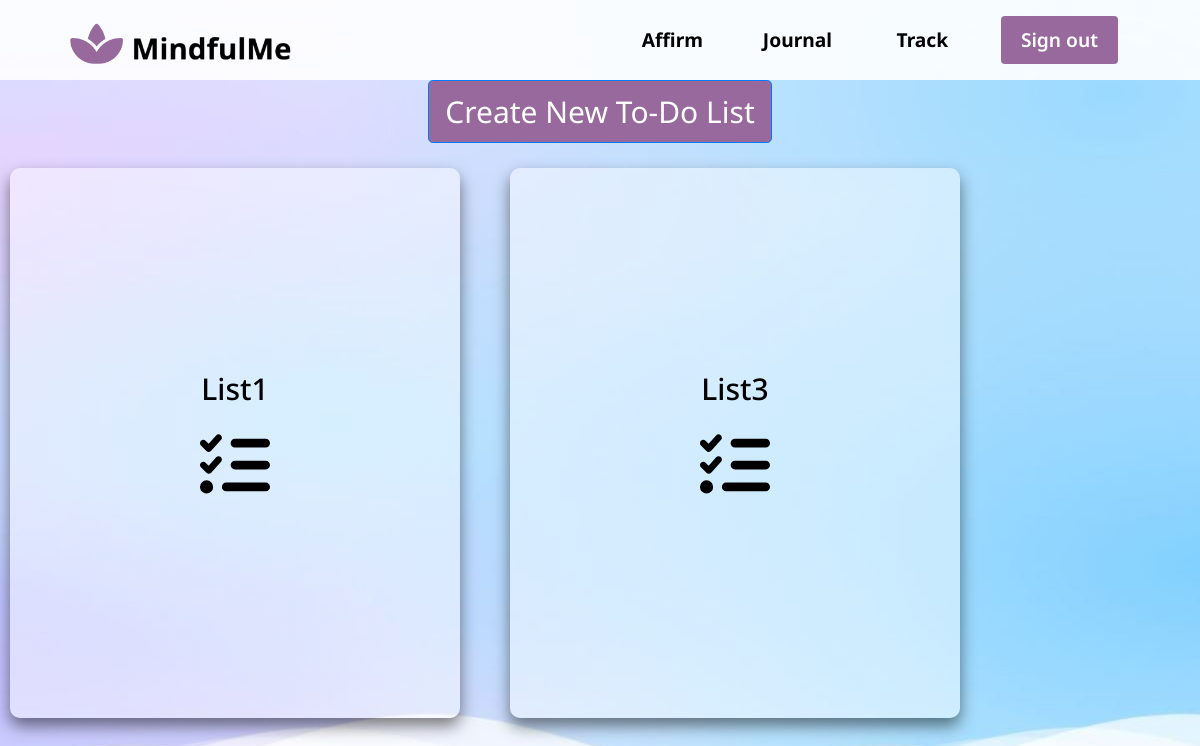
Before: /track/ (signed in) with the older database file.
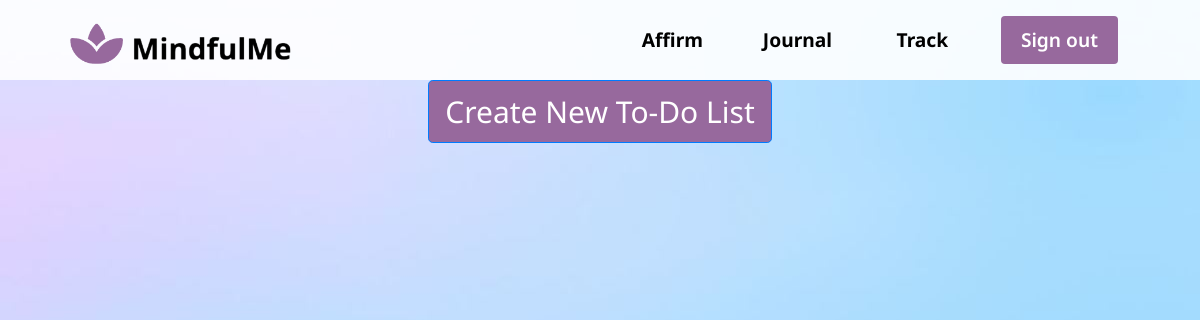
After: the same page with the newer database file.
### main/models.py (models this page shows, shortened)
class ToDoList(models.Model):
	user = models.ForeignKey(User, on_delete=models.CASCADE, related_name="todolist", null=False)
	name = models.CharField(max_length=200)

### main/views.py (the view)
# urls.py: path('track/', views.track, name="track"),
def track(request):
    return render(request, "main/view.html", {})

### main/templates/main/view.html (shortened to what this page needs)
{% load static %}
<!DOCTYPE html>
<html>
<head>
  <link rel="stylesheet" href="{% static 'css/global.css' %}">
  <link rel="stylesheet" href="{% static 'css/styles.css' %}">
  <link rel="stylesheet" href="https://cdn.jsdelivr.net/npm/bootstrap@4.3.1/dist/css/bootstrap.min.css">
</head>
<nav class="navbar">
    <div class="navbar__container">
      <a href="/profile">
        <img src = "{% static 'graphics/logo.png' %}" height = "50px" width = "230px" style="margin-top: 10px;"/>
      </a>
      <ul class="navbar__menu">
        <li class="navbar__item">
          <a href="/affirm" class="navbar__links" id="affirm-page">Affirm</a>
        </li>
        <li class="navbar__item">
          <a href="/journal" class="navbar__links" id="journal-page">Journal</a>
        </li>
        <li class="navbar__item">
          <a href="/track" class="navbar__links" id="track-page">Track</a>
        </li>
        <li class="navbar__btn">
          <a href="/login" class="button" id="signup">Sign out</a>
        </li>
      </ul>
    </div>
  </nav>
<body>
  <a href="/create">
    <button style="font-size: 30px; background-color: rgb(151, 105, 157);" type="button" name="redirect" class="btn btn-primary btn-lg">Create New To-Do List</button>
  </a>
  <div class="row">
  {% for td in user.todolist.all %}
  <a href="/{{td.id}}">
    <div class="services__card_profile .flex" style="justify-content: center; ">
      <h2 style = "font-size: 30px; color: black;">{{td.name}}</h2>
      <div style="display: flex; justify-content: center; align-items: center; padding: 15px;">
      <img src="{% static 'graphics/list-check-solid.svg' %}" height="70px" width="100px">
      </div>
    </div>
  </a>
  {% endfor %}
  </div>
</body>
</html>

Changed rows visible on the page:
removed ToDoList: name "List1"
removed ToDoList: name "List3"
